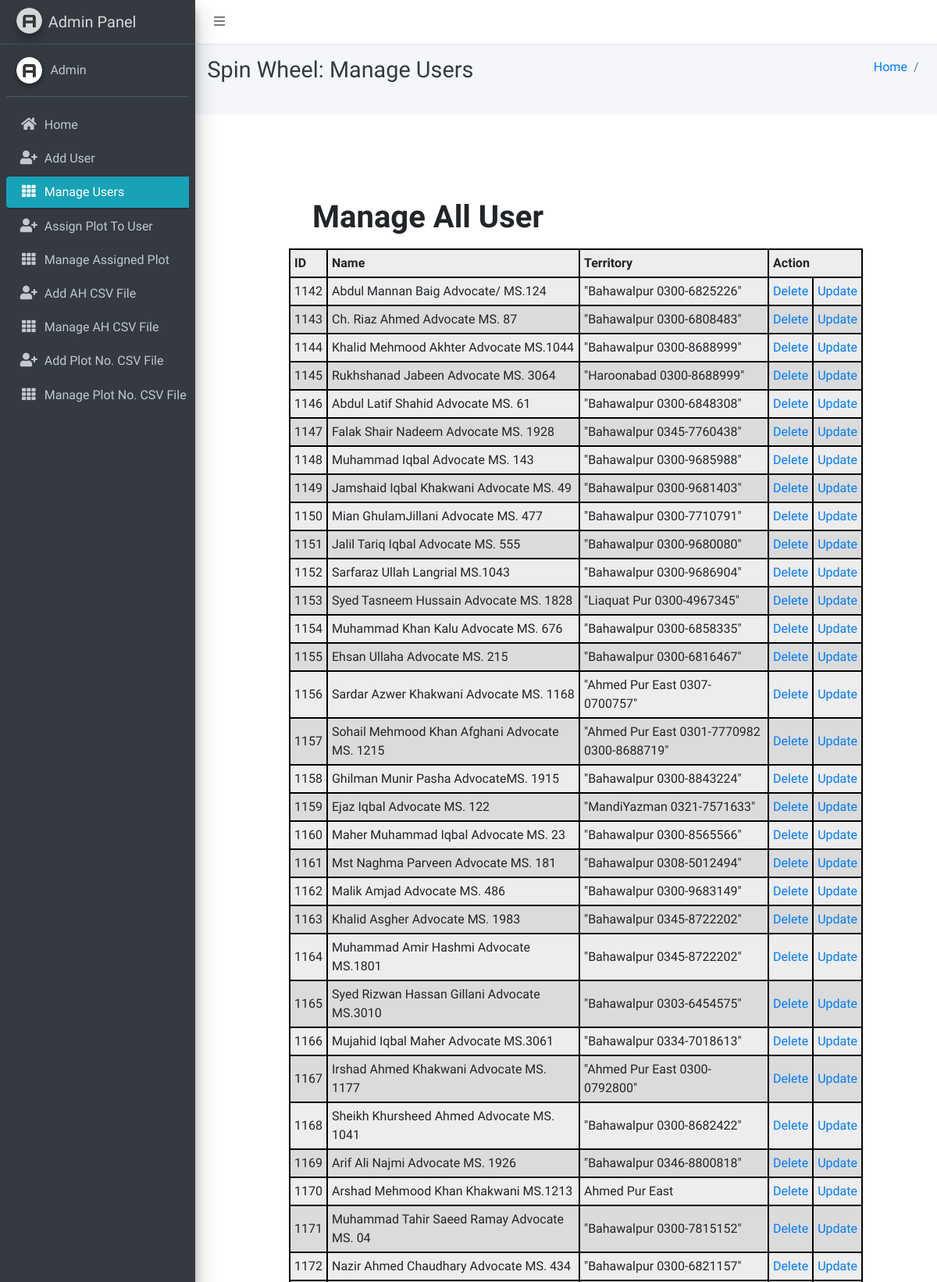
Page /display-users/ (upper part) on the committed database.
### spinapp/models.py (models this page shows, shortened)
class User(models.Model):
    name = models.CharField(max_length=150)
    territory  = models.CharField(max_length=200)

### spinapp/views.py (the view)
# urls.py: path('display-users/', views.display_users, name='display_users'),
def display_users(request):
    users = User.objects.all()
    return render(request, "user/display_users.html", {"users": users})

### template/user/display_users.html (shortened to what this page needs)
{% extends 'main_admin/base.html' %}
{% load static %}
{% block secondnavbar %}
<div class="content-header">
  <div class="container-fluid">
    <div class="row mb-2">
      <div class="col-sm-6">
        <h1 class="m-0 text-dark">
          {% block page_title %} Spin Wheel: Manage Users{% endblock page_title %}
        </h1>
      </div>
      <div class="col-sm-6">
        <ol class="breadcrumb float-sm-right">
          <li class="breadcrumb-item">
            <a href="http://127.0.0.1:8000/adminpanel/">Home</a>
          </li>
          <li class="breadcrumb-item active">{{ page_title }}</li>
        </ol>
      </div>
    </div>
  </div>
</div>
<section class="content">
  <div class="container-fluid">
    <div class="row">
      <div class="col-md-12">
      </div>
    </div>
  </div>
</section>
{% endblock secondnavbar %}
{% block bodycontent %}
<div class="heads">
  <div class="userform">
      <h1><label for="email" class="form-label">Manage All User</label></h1>
      <table>
        <thead>
          <th>ID</th>
          <th>Name</th>
          <th>Territory</th>
          <th colspan="2">Action</th>
        </thead>
        <tbody>
            {% for user in users %}
          <tr>
            <td>{{user.id}}</td>
            <td>{{ user.name }}</td>
            <td>{{ user.territory }}</td>
            <td><a href="/deluser/{{user.id}}"> Delete </a></td>
            <td><a href="/updateuser/{{user.id}}"> Update </a></td>
          </tr>
          {% endfor %}
        </tbody>
      </table>
  </div>
</div>
{% endblock bodycontent %}

### template/user/display_users.html (style rules this page uses)
.form-label { margin-left: 55px; padding-top: 1.2vmax; }
.heads { min-height: 90vh; max-width: 81vw; background-color:rgb(255, 255, 255); }
.userform { width: 80%; min-height: 60vh; margin: 0 auto; }
table { margin-left: 25px; }
table, th, td { border: 2px solid black; border-collapse: collapse; }
th, td { padding: 5px; }
tr:nth-child(even) { background-color: #dbdbdb; }
tr:nth-child(odd) { background-color:rgba(223, 223, 223, 0.56); }

### rows in the picture
User: id "1142", name "Abdul Mannan Baig Advocate/ MS.124", territory "\"Bahawalpur 0300-6825226\""
User: id "1143", name "Ch. Riaz Ahmed Advocate MS. 87", territory "\"Bahawalpur 0300-6808483\""
User: id "1144", name "Khalid Mehmood Akhter Advocate MS.1044", territory "\"Bahawalpur 0300-8688999\""
User: id "1145", name "Rukhshanad Jabeen Advocate MS. 3064", territory "\"Haroonabad 0300-8688999\""
User: id "1146", name "Abdul Latif Shahid Advocate MS. 61", territory "\"Bahawalpur 0300-6848308\""
User: id "1147", name "Falak Shair Nadeem Advocate MS. 1928", territory "\"Bahawalpur 0345-7760438\""
User: id "1148", name "Muhammad Iqbal Advocate MS. 143", territory "\"Bahawalpur 0300-9685988\""
User: id "1149", name "Jamshaid Iqbal Khakwani Advocate MS. 49", territory "\"Bahawalpur 0300-9681403\""
User: id "1150", name "Mian GhulamJillani Advocate MS. 477", territory "\"Bahawalpur 0300-7710791\""
User: id "1151", name "Jalil Tariq Iqbal Advocate MS. 555", territory "\"Bahawalpur 0300-9680080\""
User: id "1152", name "Sarfaraz Ullah Langrial MS.1043", territory "\"Bahawalpur 0300-9686904\""
User: id "1153", name "Syed Tasneem Hussain Advocate MS. 1828", territory "\"Liaquat Pur 0300-4967345\""
User: id "1154", name "Muhammad Khan Kalu Advocate MS. 676", territory "\"Bahawalpur 0300-6858335\""
User: id "1155", name "Ehsan Ullaha Advocate MS. 215", territory "\"Bahawalpur 0300-6816467\""
User: id "1156", name "Sardar Azwer Khakwani Advocate MS. 1168", territory "\"Ahmed Pur East 0307-0700757\""
User: id "1157", name "Sohail Mehmood Khan Afghani Advocate MS. 1215", territory "\"Ahmed Pur East 0301-7770982 0300-8688719\""
User: id "1158", name "Ghilman Munir Pasha AdvocateMS. 1915", territory "\"Bahawalpur 0300-8843224\""
User: id "1159", name "Ejaz Iqbal Advocate MS. 122", territory "\"MandiYazman 0321-7571633\""
User: id "1160", name "Maher Muhammad Iqbal Advocate MS. 23", territory "\"Bahawalpur 0300-8565566\""
User: id "1161", name "Mst Naghma Parveen Advocate MS. 181", territory "\"Bahawalpur 0308-5012494\""
User: id "1162", name "Malik Amjad Advocate MS. 486", territory "\"Bahawalpur 0300-9683149\""
User: id "1163", name "Khalid Asgher Advocate MS. 1983", territory "\"Bahawalpur 0345-8722202\""
User: id "1164", name "Muhammad Amir Hashmi Advocate MS.1801", territory "\"Bahawalpur 0345-8722202\""
User: id "1165", name "Syed Rizwan Hassan Gillani Advocate MS.3010", territory "\"Bahawalpur 0303-6454575\""
User: id "1166", name "Mujahid Iqbal Maher Advocate MS.3061", territory "\"Bahawalpur 0334-7018613\""
User: id "1167", name "Irshad Ahmed Khakwani Advocate MS. 1177", territory "\"Ahmed Pur East 0300-0792800\""
User: id "1168", name "Sheikh Khursheed Ahmed Advocate MS. 1041", territory "\"Bahawalpur 0300-8682422\""
User: id "1169", name "Arif Ali Najmi Advocate MS. 1926", territory "\"Bahawalpur 0346-8800818\""
User: id "1170", name "Arshad Mehmood Khan Khakwani MS.1213", territory "Ahmed Pur East"
User: id "1171", name "Muhammad Tahir Saeed Ramay Advocate MS. 04", territory "\"Bahawalpur 0300-7815152\""
User: id "1172", name "Nazir Ahmed Chaudhary Advocate MS. 434", territory "\"Bahawalpur 0300-6821157\""
